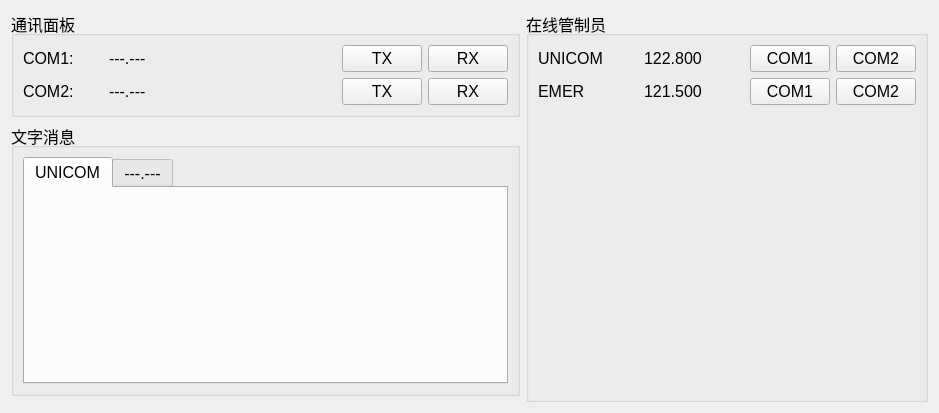
<?xml version="1.0" encoding="UTF-8"?>
<ui version="4.0">
 <class>ClientWindow</class>
 <widget class="QWidget" name="ClientWindow">
  <property name="geometry">
   <rect>
    <x>0</x>
    <y>0</y>
    <width>939</width>
    <height>413</height>
   </rect>
  </property>
  <property name="font">
   <font>
    <family>Leelawadee UI</family>
    <pointsize>12</pointsize>
   </font>
  </property>
  <property name="windowTitle">
   <string>PilotClient</string>
  </property>
  <layout class="QGridLayout" name="gridLayout_2">
   <item row="0" column="0">
    <widget class="QGroupBox" name="groupBox">
     <property name="font">
      <font>
       <family>Leelawadee UI</family>
       <pointsize>12</pointsize>
      </font>
     </property>
     <property name="title">
      <string>通讯面板</string>
     </property>
     <layout class="QGridLayout" name="gridLayout_3">
      <item row="0" column="0">
       <layout class="QGridLayout" name="gridLayout">
        <item row="1" column="0">
         <widget class="QLabel" name="label_2">
          <property name="sizePolicy">
           <sizepolicy hsizetype="Fixed" vsizetype="Preferred">
            <horstretch>0</horstretch>
            <verstretch>0</verstretch>
           </sizepolicy>
          </property>
          <property name="minimumSize">
           <size>
            <width>80</width>
            <height>0</height>
           </size>
          </property>
          <property name="font">
           <font>
            <family>Leelawadee UI</family>
            <pointsize>12</pointsize>
           </font>
          </property>
          <property name="text">
           <string>COM2:</string>
          </property>
         </widget>
        </item>
        <item row="0" column="1">
         <widget class="QLabel" name="label_4">
          <property name="font">
           <font>
            <family>Leelawadee UI</family>
            <pointsize>12</pointsize>
           </font>
          </property>
          <property name="text">
           <string>---.---</string>
          </property>
         </widget>
        </item>
        <item row="0" column="0">
         <widget class="QLabel" name="label">
          <property name="sizePolicy">
           <sizepolicy hsizetype="Fixed" vsizetype="Preferred">
            <horstretch>0</horstretch>
            <verstretch>0</verstretch>
           </sizepolicy>
          </property>
          <property name="minimumSize">
           <size>
            <width>80</width>
            <height>0</height>
           </size>
          </property>
          <property name="font">
           <font>
            <family>Leelawadee UI</family>
            <pointsize>12</pointsize>
           </font>
          </property>
          <property name="text">
           <string>COM1:</string>
          </property>
         </widget>
        </item>
        <item row="0" column="2">
         <widget class="QPushButton" name="pushButton">
          <property name="sizePolicy">
           <sizepolicy hsizetype="Fixed" vsizetype="Fixed">
            <horstretch>0</horstretch>
            <verstretch>0</verstretch>
           </sizepolicy>
          </property>
          <property name="text">
           <string>TX</string>
          </property>
         </widget>
        </item>
        <item row="1" column="1">
         <widget class="QLabel" name="label_3">
          <property name="font">
           <font>
            <family>Leelawadee UI</family>
            <pointsize>12</pointsize>
           </font>
          </property>
          <property name="text">
           <string>---.---</string>
          </property>
         </widget>
        </item>
        <item row="0" column="3">
         <widget class="QPushButton" name="pushButton_2">
          <property name="sizePolicy">
           <sizepolicy hsizetype="Fixed" vsizetype="Fixed">
            <horstretch>0</horstretch>
            <verstretch>0</verstretch>
           </sizepolicy>
          </property>
          <property name="text">
           <string>RX</string>
          </property>
         </widget>
        </item>
        <item row="1" column="2">
         <widget class="QPushButton" name="pushButton_3">
          <property name="sizePolicy">
           <sizepolicy hsizetype="Fixed" vsizetype="Fixed">
            <horstretch>0</horstretch>
            <verstretch>0</verstretch>
           </sizepolicy>
          </property>
          <property name="text">
           <string>TX</string>
          </property>
         </widget>
        </item>
        <item row="1" column="3">
         <widget class="QPushButton" name="pushButton_4">
          <property name="sizePolicy">
           <sizepolicy hsizetype="Fixed" vsizetype="Fixed">
            <horstretch>0</horstretch>
            <verstretch>0</verstretch>
           </sizepolicy>
          </property>
          <property name="text">
           <string>RX</string>
          </property>
         </widget>
        </item>
       </layout>
      </item>
     </layout>
    </widget>
   </item>
   <item row="0" column="1" rowspan="3">
    <widget class="QGroupBox" name="groupBox_2">
     <property name="font">
      <font>
       <family>Leelawadee UI</family>
       <pointsize>12</pointsize>
      </font>
     </property>
     <property name="title">
      <string>在线管制员</string>
     </property>
     <layout class="QVBoxLayout" name="verticalLayout">
      <item>
       <layout class="QHBoxLayout" name="horizontalLayout">
        <item>
         <widget class="QLabel" name="label_5">
          <property name="sizePolicy">
           <sizepolicy hsizetype="Fixed" vsizetype="Preferred">
            <horstretch>0</horstretch>
            <verstretch>0</verstretch>
           </sizepolicy>
          </property>
          <property name="minimumSize">
           <size>
            <width>100</width>
            <height>0</height>
           </size>
          </property>
          <property name="text">
           <string>UNICOM</string>
          </property>
         </widget>
        </item>
        <item>
         <widget class="QLabel" name="label_6">
          <property name="sizePolicy">
           <sizepolicy hsizetype="Fixed" vsizetype="Preferred">
            <horstretch>0</horstretch>
            <verstretch>0</verstretch>
           </sizepolicy>
          </property>
          <property name="minimumSize">
           <size>
            <width>100</width>
            <height>0</height>
           </size>
          </property>
          <property name="text">
           <string>122.800</string>
          </property>
         </widget>
        </item>
        <item>
         <widget class="QPushButton" name="pushButton_5">
          <property name="sizePolicy">
           <sizepolicy hsizetype="Fixed" vsizetype="Fixed">
            <horstretch>0</horstretch>
            <verstretch>0</verstretch>
           </sizepolicy>
          </property>
          <property name="text">
           <string>COM1</string>
          </property>
         </widget>
        </item>
        <item>
         <widget class="QPushButton" name="pushButton_6">
          <property name="sizePolicy">
           <sizepolicy hsizetype="Fixed" vsizetype="Fixed">
            <horstretch>0</horstretch>
            <verstretch>0</verstretch>
           </sizepolicy>
          </property>
          <property name="text">
           <string>COM2</string>
          </property>
         </widget>
        </item>
       </layout>
      </item>
      <item>
       <layout class="QHBoxLayout" name="horizontalLayout_2">
        <item>
         <widget class="QLabel" name="label_7">
          <property name="sizePolicy">
           <sizepolicy hsizetype="Fixed" vsizetype="Preferred">
            <horstretch>0</horstretch>
            <verstretch>0</verstretch>
           </sizepolicy>
          </property>
          <property name="minimumSize">
           <size>
            <width>100</width>
            <height>0</height>
           </size>
          </property>
          <property name="text">
           <string>EMER</string>
          </property>
         </widget>
        </item>
        <item>
         <widget class="QLabel" name="label_8">
          <property name="sizePolicy">
           <sizepolicy hsizetype="Fixed" vsizetype="Preferred">
            <horstretch>0</horstretch>
            <verstretch>0</verstretch>
           </sizepolicy>
          </property>
          <property name="minimumSize">
           <size>
            <width>100</width>
            <height>0</height>
           </size>
          </property>
          <property name="text">
           <string>121.500</string>
          </property>
         </widget>
        </item>
        <item>
         <widget class="QPushButton" name="pushButton_7">
          <property name="sizePolicy">
           <sizepolicy hsizetype="Fixed" vsizetype="Fixed">
            <horstretch>0</horstretch>
            <verstretch>0</verstretch>
           </sizepolicy>
          </property>
          <property name="text">
           <string>COM1</string>
          </property>
         </widget>
        </item>
        <item>
         <widget class="QPushButton" name="pushButton_8">
          <property name="sizePolicy">
           <sizepolicy hsizetype="Fixed" vsizetype="Fixed">
            <horstretch>0</horstretch>
            <verstretch>0</verstretch>
           </sizepolicy>
          </property>
          <property name="text">
           <string>COM2</string>
          </property>
         </widget>
        </item>
       </layout>
      </item>
      <item>
       <spacer name="verticalSpacer_2">
        <property name="orientation">
         <enum>Qt::Orientation::Vertical</enum>
        </property>
        <property name="sizeHint" stdset="0">
         <size>
          <width>20</width>
          <height>40</height>
         </size>
        </property>
       </spacer>
      </item>
     </layout>
    </widget>
   </item>
   <item row="1" column="0">
    <widget class="QGroupBox" name="groupBox_3">
     <property name="font">
      <font>
       <family>Leelawadee UI</family>
       <pointsize>12</pointsize>
      </font>
     </property>
     <property name="title">
      <string>文字消息</string>
     </property>
     <layout class="QGridLayout" name="gridLayout_5">
      <item row="0" column="0">
       <widget class="QTabWidget" name="tabWidget">
        <property name="currentIndex">
         <number>0</number>
        </property>
        <widget class="QWidget" name="tab">
         <attribute name="title">
          <string>UNICOM</string>
         </attribute>
        </widget>
        <widget class="QWidget" name="tab_2">
         <attribute name="title">
          <string>---.---</string>
         </attribute>
        </widget>
       </widget>
      </item>
     </layout>
    </widget>
   </item>
  </layout>
 </widget>
 <resources/>
 <connections/>
</ui>
